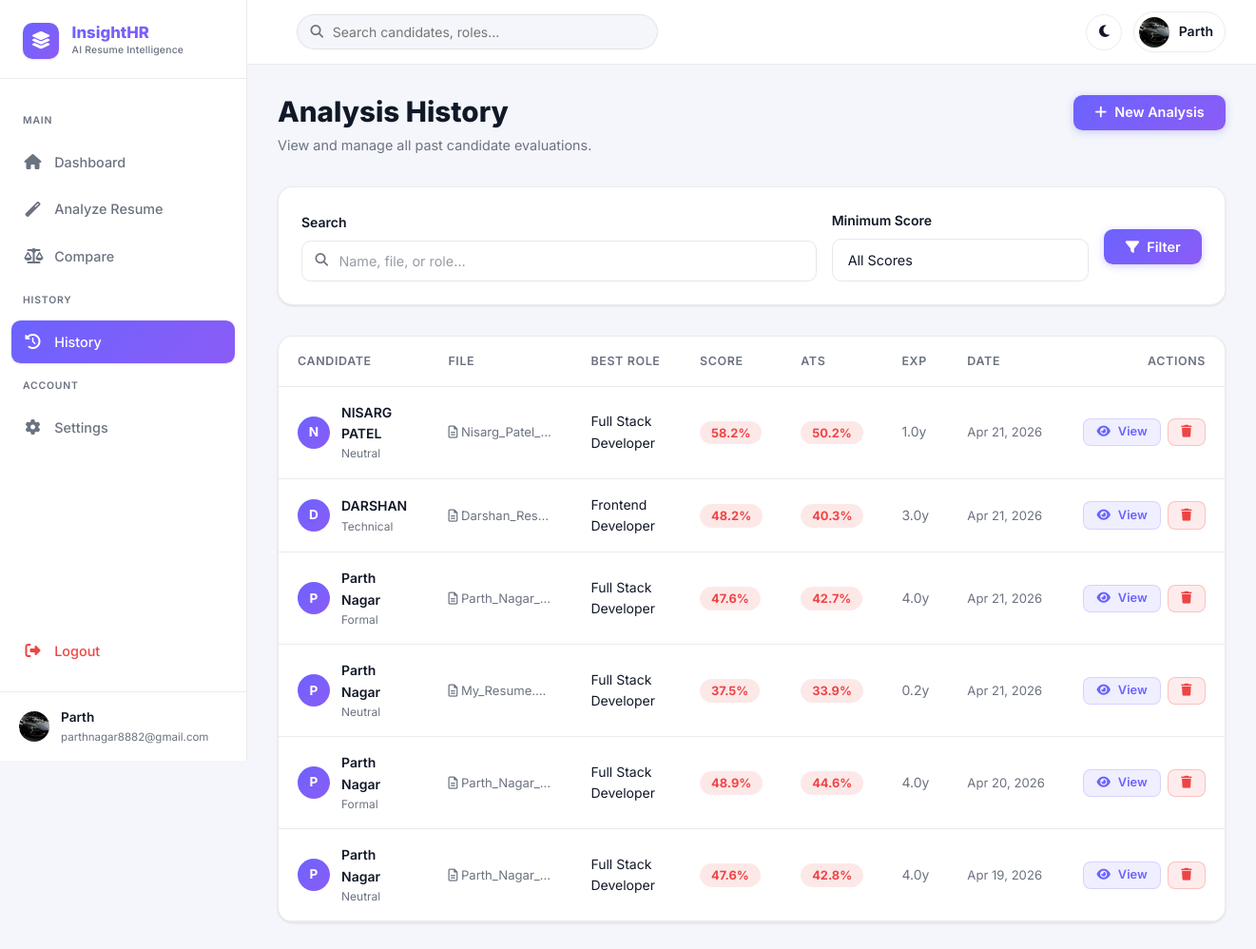
The app's page /history (signed in) with its own data.
### models.py (models this page shows, shortened)
class User(UserMixin, db.Model):
    __tablename__ = 'users'
    id            = db.Column(db.Integer, primary_key=True)
    full_name     = db.Column(db.String(120), nullable=False)
    email         = db.Column(db.String(150), unique=True, nullable=False)
    mobile_number = db.Column(db.String(20), unique=True, nullable=True)
    password_hash = db.Column(db.String(256), nullable=False)
    theme_pref    = db.Column(db.String(10), default='light')  # 'light' or 'dark'
    avatar_url    = db.Column(db.String(300), default='')
    created_at    = db.Column(db.DateTime, default=datetime.utcnow)
    resumes = db.relationship('Resume', backref='owner', lazy=True,
                              cascade='all, delete-orphan')

class Resume(db.Model):
    __tablename__ = 'resumes'
    id                = db.Column(db.Integer, primary_key=True)
    user_id           = db.Column(db.Integer, db.ForeignKey('users.id'), nullable=False)
    filename          = db.Column(db.String(255), nullable=False)
    candidate_name    = db.Column(db.String(150), default='Unknown')
    score             = db.Column(db.Float, default=0.0)           # 0–100 overall
    ats_score         = db.Column(db.Float, default=0.0)           # ATS compatibility
    experience_years  = db.Column(db.Float, default=0.0)
    tone              = db.Column(db.String(50), default='Neutral')
    section_scores    = db.Column(db.Text, default='{}')           # JSON - per-section scores
    strengths         = db.Column(db.Text, default='[]')
    skills            = db.Column(db.Text, default='[]')
    missing_skills    = db.Column(db.Text, default='[]')
    suggestions       = db.Column(db.Text, default='[]')
    missing_sections  = db.Column(db.Text, default='[]')           # sections not detected
    courses           = db.Column(db.Text, default='[]')           # AI suggested courses
    project_ideas     = db.Column(db.Text, default='[]')           # AI suggested projects
    career_suggestions = db.Column(db.Text, default='[]')
    career_suggestion  = db.Column(db.String(100), default='')     # top role (simple string)
    created_at        = db.Column(db.DateTime, default=datetime.utcnow)

### app.py (the view, shortened to what this page needs)
@app.route('/history')
@login_required
def history():
    page      = request.args.get('page', 1, type=int)
    search    = request.args.get('search', '')
    min_score = request.args.get('min_score', 0, type=float)
    query = Resume.query.filter_by(user_id=current_user.id)
    if min_score:
        query = query.filter(Resume.score >= min_score)
    pagination = (query.order_by(Resume.created_at.desc())
                       .paginate(page=page, per_page=8, error_out=False))
    return render_template('history.html',
                           pagination=pagination,
                           search=search,
                           min_score=min_score)

### app.py (called while the page is built)
@login_manager.user_loader
def load_user(user_id):
    return db.session.get(User, int(user_id))

@app.context_processor
def inject_globals():
    return {
        'current_year': datetime.utcnow().year,
        'safe_json': safe_json,
    }

### templates/history.html (shortened to what this page needs)
{% extends "base.html" %}
{% block content %}
<div class="page-header" style="display:flex;justify-content:space-between;align-items:flex-start;flex-wrap:wrap;gap:1rem;">
    <div>
        <h1 class="page-title">Analysis History</h1>
        <p class="page-subtitle">View and manage all past candidate evaluations.</p>
    </div>
    <a href="{{ url_for('dashboard') }}#upload" class="btn btn-primary">
        <i class="fas fa-plus"></i> New Analysis
    </a>
</div>
<div class="glass-card" style="padding:1.5rem;margin-bottom:2rem;">
    <form action="{{ url_for('history') }}" method="GET" style="display:flex;gap:1rem;align-items:flex-end;flex-wrap:wrap;">
        <div class="form-group" style="margin-bottom:0;flex:2;min-width:250px;">
            <label class="form-label" for="search">Search</label>
            <div class="input-icon-wrap">
                <input type="text" id="search" name="search" class="form-control"
                       placeholder="Name, file, or role…" value="{{ search }}">
            </div>
        </div>
        <div class="form-group" style="margin-bottom:0;flex:1;min-width:160px;">
            <label class="form-label" for="min_score">Minimum Score</label>
            <select id="min_score" name="min_score" class="form-control">
                <option value="0"  {% if min_score == 0  %}selected{% endif %}>All Scores</option>
            </select>
        </div>
        <div style="display:flex;gap:.5rem;flex-shrink:0;padding-bottom:1.1rem;">
            <button type="submit" class="btn btn-primary">
                <i class="fas fa-filter"></i> Filter
            </button>
        </div>
    </form>
</div>
<div class="glass-card" style="padding:0;overflow:hidden;">
    <div class="table-container">
        <table>
            <thead>
                <tr>
                    <th>Candidate</th>
                    <th>File</th>
                    <th>Best Role</th>
                    <th>Score</th>
                    <th>ATS</th>
                    <th>Exp</th>
                    <th>Date</th>
                    <th style="text-align:right;">Actions</th>
                </tr>
            </thead>
            <tbody>
                {% for item in pagination.items %}
                <tr>
                    <td>
                        <div style="display:flex;align-items:center;gap:.75rem;">
                            <div class="candidate-avatar" style="width:34px;height:34px;font-size:.85rem;">
                                {{ item.candidate_name[0]|upper }}
                            </div>
                            <div>
                                <div style="font-weight:600;font-size:.875rem;">{{ item.candidate_name }}</div>
                                <div style="font-size:.75rem;color:var(--text-muted);">{{ item.tone }}</div>
                            </div>
                        </div>
                    </td>
                    <td style="color:var(--text-muted);font-size:.82rem;max-width:150px;overflow:hidden;text-overflow:ellipsis;white-space:nowrap;">
                        <i class="far fa-file-alt"></i> {{ item.filename }}
                    </td>
                    <td style="font-size:.875rem;">{{ item.career_suggestion }}</td>
                    <td>
                        <span class="score-badge {% if item.score >= 80 %}score-high{% elif item.score >= 60 %}score-med{% else %}score-low{% endif %}">
                            {{ item.score }}%
                        </span>
                    </td>
                    <td>
                        <span class="score-badge {% if item.ats_score >= 80 %}score-high{% elif item.ats_score >= 60 %}score-med{% else %}score-low{% endif %}">
                            {{ item.ats_score }}%
                        </span>
                    </td>
                    <td style="font-size:.875rem;color:var(--text-muted);">{{ item.experience_years }}y</td>
                    <td style="font-size:.82rem;color:var(--text-muted);white-space:nowrap;">{{ item.created_at.strftime('%b %d, %Y') }}</td>
                    <td>
                        <div style="display:flex;gap:.4rem;justify-content:flex-end;">
                            <a href="{{ url_for('report', resume_id=item.id) }}" class="btn btn-secondary btn-sm" title="View Report">
                                <i class="fas fa-eye"></i> View
                            </a>
                            <form action="{{ url_for('delete_resume', resume_id=item.id) }}" method="POST" style="display:inline;"
                                  onsubmit="return confirm('Delete this report?');">
                                <button type="submit" class="btn btn-danger btn-sm" title="Delete">
                                    <i class="fas fa-trash"></i>
                                </button>
                            </form>
                        </div>
                    </td>
                </tr>
                {% endfor %}
            </tbody>
        </table>
    </div>
</div>
{% endblock %}

### templates/base.html (shortened to what this page needs)
<!DOCTYPE html>
<html lang="en" data-theme="{{ session.get('theme', current_user.theme_pref if current_user.is_authenticated else 'light') }}">
<head>
    <link rel="stylesheet" href="https://cdnjs.cloudflare.com/ajax/libs/font-awesome/6.5.0/css/all.min.css">
    <link rel="stylesheet" href="{{ url_for('static', filename='css/style.css') }}?v=2">
</head>
<body data-settings-url="{{ url_for('settings') if current_user.is_authenticated else '' }}">
{% if current_user.is_authenticated and not no_sidebar %}
<div class="app-layout">
    <aside class="sidebar" id="sidebar" role="navigation" aria-label="Main navigation">
        <div class="brand-section">
            <div class="brand-logo"><i class="fas fa-layer-group"></i></div>
            <div>
                <div class="brand-name">InsightHR</div>
                <div class="brand-tagline">AI Resume Intelligence</div>
            </div>
        </div>
        <nav class="nav-links">
            <span class="nav-section-label">Main</span>
            <a href="{{ url_for('dashboard') }}" class="nav-item {% if request.endpoint == 'dashboard' %}active{% endif %}">
                <i class="fas fa-home"></i> Dashboard
            </a>
            <a href="{{ url_for('dashboard') }}#upload" class="nav-item">
                <i class="fas fa-magic"></i> Analyze Resume
            </a>
            <a href="{{ url_for('compare') }}" class="nav-item {% if request.endpoint == 'compare' %}active{% endif %}">
                <i class="fas fa-balance-scale"></i> Compare
            </a>
            <span class="nav-section-label" style="margin-top:0.25rem;">History</span>
            <a href="{{ url_for('history') }}" class="nav-item {% if request.endpoint == 'history' %}active{% endif %}">
                <i class="fas fa-history"></i> History
            </a>
            <span class="nav-section-label" style="margin-top:0.25rem;">Account</span>
            <a href="{{ url_for('settings') }}" class="nav-item {% if request.endpoint == 'settings' %}active{% endif %}">
                <i class="fas fa-cog"></i> Settings
            </a>
            <a href="{{ url_for('logout') }}" class="nav-item logout">
                <i class="fas fa-sign-out-alt"></i> Logout
            </a>
        </nav>
        <div class="sidebar-footer">
            <div class="sidebar-user">
                <div class="avatar">
                    {% if current_user.avatar_url %}
                        <img src="{{ current_user.avatar_url }}" alt="Avatar">
                    {% else %}
                        {{ current_user.full_name[0]|upper }}
                    {% endif %}
                </div>
                <div>
                    <div class="name">{{ current_user.full_name.split()[0] }}</div>
                    <div class="role">{{ current_user.email }}</div>
                </div>
            </div>
        </div>
    </aside>
    <main class="main-content" id="main-content">
        <header class="topbar" role="banner">
            <div class="topbar-search">
                <form action="{{ url_for('history') }}" method="GET">
                    <input type="text" name="search" placeholder="Search candidates, roles…" autocomplete="off">
                </form>
            </div>
            <div class="topbar-actions">
                <button class="icon-btn theme-toggle" id="theme-toggle" title="Toggle dark mode" aria-label="Toggle dark mode">
                    <i class="fas fa-moon"></i>
                </button>
                <a href="{{ url_for('settings') }}" class="user-chip" aria-label="Profile settings">
                    <div class="avatar">
                        {% if current_user.avatar_url %}
                            <img src="{{ current_user.avatar_url }}" alt="Avatar">
                        {% else %}
                            {{ current_user.full_name[0]|upper }}
                        {% endif %}
                    </div>
                    <span class="name">{{ current_user.full_name.split()[0] }}</span>
                </a>
            </div>
        </header>
        <div class="page-content">
            {% block content %}{% endblock %}
        </div>
    </main>
</div>
{% else %}
    {% block no_sidebar_content %}{% endblock %}
{% endif %}
</body>
</html>

### records on screen
User: avatar_url (picture), full_name "Parth", email "parthnagar8882@gmail.com"
Resume: candidate_name "N", candidate_name "NISARG PATEL", tone "Neutral", filename "Nisarg_Patel_…", career_suggestion "Full Stack Developer", score "58.2", ats_score "50.2", experience_years "1.0", created_at "Apr 21, 2026"
Resume: candidate_name "D", candidate_name "DARSHAN", tone "Technical", filename "Darshan_Res…", career_suggestion "Frontend Developer", score "48.2", ats_score "40.3", experience_years "3.0", created_at "Apr 21, 2026"
Resume: candidate_name "P", candidate_name "Parth Nagar", tone "Formal", filename "Parth_Nagar_…", career_suggestion "Full Stack Developer", score "47.6", ats_score "42.7", experience_years "4.0", created_at "Apr 21, 2026"
Resume: candidate_name "P", candidate_name "Parth Nagar", tone "Neutral", filename "My_Resume.…", career_suggestion "Full Stack Developer", score "37.5", ats_score "33.9", experience_years "0.2", created_at "Apr 21, 2026"
Resume: candidate_name "P", candidate_name "Parth Nagar", tone "Formal", filename "Parth_Nagar_…", career_suggestion "Full Stack Developer", score "48.9", ats_score "44.6", experience_years "4.0", created_at "Apr 20, 2026"
Resume: candidate_name "P", candidate_name "Parth Nagar", tone "Neutral", filename "Parth_Nagar_…", career_suggestion "Full Stack Developer", score "47.6", ats_score "42.8", experience_years "4.0", created_at "Apr 19, 2026"
